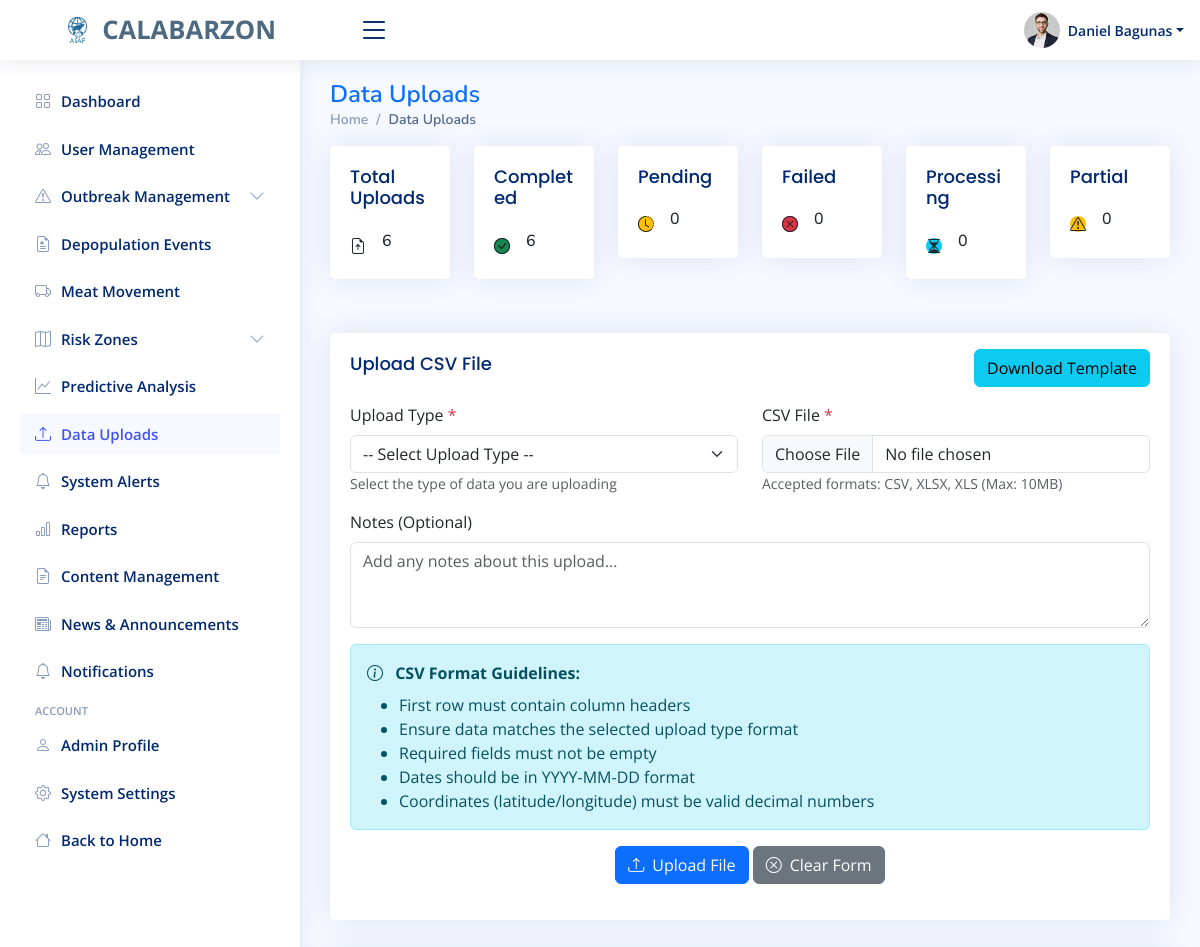
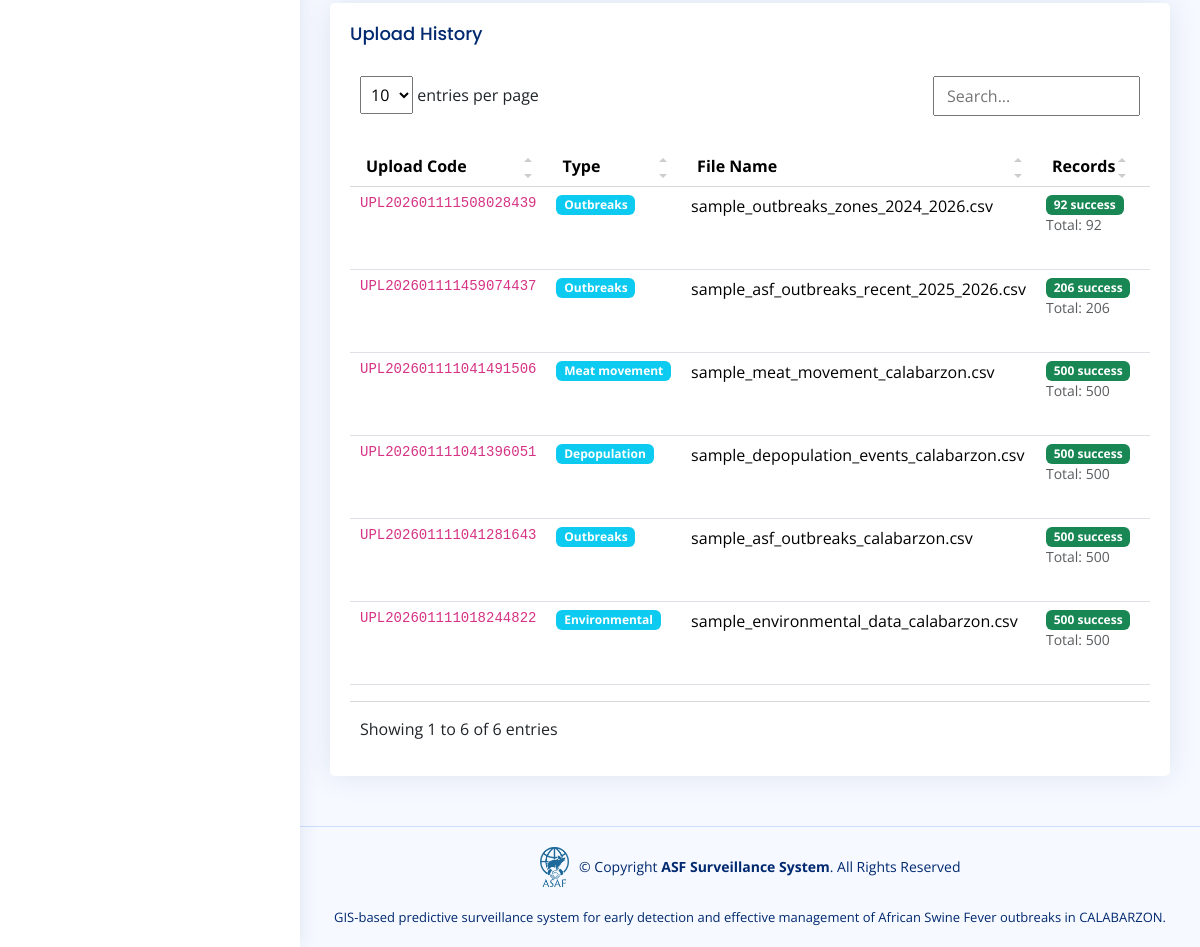
/admin/data-uploads.php (signed in), run on the app's committed database (2 pictures, top to bottom).
### tables this page shows
CREATE TABLE `data_uploads` (
  `id` int(11) NOT NULL,
  `upload_code` varchar(50) NOT NULL,
  `upload_type` enum('environmental','outbreaks','depopulation','meat_movement','combined') NOT NULL,
  `file_name` varchar(255) NOT NULL,
  `file_path` varchar(500) NOT NULL,
  `file_size` int(11) NOT NULL,
  `file_type` varchar(50) NOT NULL,
  `total_records` int(11) DEFAULT 0,
  `successful_records` int(11) DEFAULT 0,
  `failed_records` int(11) DEFAULT 0,
  `validation_errors` longtext DEFAULT NULL CHECK (json_valid(`validation_errors`)),
  `status` enum('pending','processing','completed','failed','partially_completed') NOT NULL DEFAULT 'pending',
  `uploaded_by` int(11) NOT NULL,
  `processed_at` timestamp NULL DEFAULT NULL,
  `completed_at` timestamp NULL DEFAULT NULL,
  `notes` text DEFAULT NULL,
  `created_at` timestamp NOT NULL DEFAULT current_timestamp(),
  `updated_at` timestamp NOT NULL DEFAULT current_timestamp() ON UPDATE current_timestamp()
);

### admin/data-uploads.php (the view, shortened to what this page needs)
<?php
$database = new Database();
try {
    $pdo = $database->getConnection();
} catch (Exception $e) {
    die("Connection failed: " . $e->getMessage());
}
$uploadHistory = [];
try {
    $stmt = $pdo->prepare("SELECT du.*, ua.first_name, ua.last_name
                          FROM data_uploads du
                          LEFT JOIN user_accounts ua ON du.uploaded_by = ua.id
                          WHERE du.upload_type IN ('environmental', 'outbreaks', 'depopulation', 'meat_movement', 'combined')
                          ORDER BY du.created_at DESC
                          LIMIT 50");
    $stmt->execute();
    $uploadHistory = $stmt->fetchAll(PDO::FETCH_ASSOC);
} catch (Exception $e) {
    error_log("Error fetching upload history: " . $e->getMessage());
}
$uploadStats = [
    'total' => 0,
    'pending' => 0,
    'processing' => 0,
    'completed' => 0,
    'failed' => 0,
    'partially_completed' => 0
];
try {
    $stmt = $pdo->query("SELECT status, COUNT(*) as count FROM data_uploads WHERE upload_type IN ('environmental', 'outbreaks', 'depopulation', 'meat_movement', 'combined') GROUP BY status");
    $results = $stmt->fetchAll(PDO::FETCH_ASSOC);
    foreach ($results as $row) {
        $uploadStats['total'] += $row['count'];
        $uploadStats[$row['status']] = $row['count'];
    }
} catch (Exception $e) {
    error_log("Error fetching upload statistics: " . $e->getMessage());
}
include 'includes/head.php';
include 'includes/header.php';
include 'includes/sidebar.php';
?>
<main id="main" class="main">
  <div class="pagetitle">
    <h1>Data Uploads</h1>
    <nav>
      <ol class="breadcrumb">
        <li class="breadcrumb-item"><a href="index.php">Home</a></li>
        <li class="breadcrumb-item active">Data Uploads</li>
      </ol>
    </nav>
  </div>
  <section class="section">
    <div class="row">
      <div class="col-lg-12">
        <div class="row mb-4">
          <div class="col-xl-2 col-md-4">
            <div class="card info-card">
              <div class="card-body">
                <h5 class="card-title">Total Uploads</h5>
                <div class="d-flex align-items-center">
                  <div class="card-icon rounded-circle d-flex align-items-center justify-content-center">
                    <i class="bi bi-file-earmark-arrow-up"></i>
                  </div>
                  <div class="ps-3">
                    <h6><?php echo number_format($uploadStats['total']); ?></h6>
                  </div>
                </div>
              </div>
            </div>
          </div>
          <div class="col-xl-2 col-md-4">
            <div class="card info-card">
              <div class="card-body">
                <h5 class="card-title">Completed</h5>
                <div class="d-flex align-items-center">
                  <div class="card-icon rounded-circle d-flex align-items-center justify-content-center bg-success">
                    <i class="bi bi-check-circle"></i>
                  </div>
                  <div class="ps-3">
                    <h6><?php echo number_format($uploadStats['completed']); ?></h6>
                  </div>
                </div>
              </div>
            </div>
          </div>
          <div class="col-xl-2 col-md-4">
            <div class="card info-card">
              <div class="card-body">
                <h5 class="card-title">Pending</h5>
                <div class="d-flex align-items-center">
                  <div class="card-icon rounded-circle d-flex align-items-center justify-content-center bg-warning">
                    <i class="bi bi-clock-history"></i>
                  </div>
                  <div class="ps-3">
                    <h6><?php echo number_format($uploadStats['pending']); ?></h6>
                  </div>
                </div>
              </div>
            </div>
          </div>
          <div class="col-xl-2 col-md-4">
            <div class="card info-card">
              <div class="card-body">
                <h5 class="card-title">Failed</h5>
                <div class="d-flex align-items-center">
                  <div class="card-icon rounded-circle d-flex align-items-center justify-content-center bg-danger">
                    <i class="bi bi-x-circle"></i>
                  </div>
                  <div class="ps-3">
                    <h6><?php echo number_format($uploadStats['failed']); ?></h6>
                  </div>
                </div>
              </div>
            </div>
          </div>
          <div class="col-xl-2 col-md-4">
            <div class="card info-card">
              <div class="card-body">
                <h5 class="card-title">Processing</h5>
                <div class="d-flex align-items-center">
                  <div class="card-icon rounded-circle d-flex align-items-center justify-content-center bg-info">
                    <i class="bi bi-hourglass-split"></i>
                  </div>
                  <div class="ps-3">
                    <h6><?php echo number_format($uploadStats['processing']); ?></h6>
                  </div>
                </div>
              </div>
            </div>
          </div>
          <div class="col-xl-2 col-md-4">
            <div class="card info-card">
              <div class="card-body">
                <h5 class="card-title">Partial</h5>
                <div class="d-flex align-items-center">
                  <div class="card-icon rounded-circle d-flex align-items-center justify-content-center bg-warning">
                    <i class="bi bi-exclamation-triangle"></i>
                  </div>
                  <div class="ps-3">
                    <h6><?php echo number_format($uploadStats['partially_completed']); ?></h6>
                  </div>
                </div>
              </div>
            </div>
          </div>
        </div>
        <div class="card">
          <div class="card-body">
            <div class="d-flex justify-content-between">
                  <h5 class="card-title">Upload CSV File</h5>
                  <button type="button" class="btn btn-info my-3" onclick="downloadFile()">Download Template</button>
            </div>
            <form id="uploadForm" enctype="multipart/form-data">
              <div class="row mb-3">
                <div class="col-md-6">
                  <label for="uploadType" class="form-label">Upload Type <span class="text-danger">*</span></label>
                  <select class="form-select" id="uploadType" name="uploadType" required>
                    <option value="">-- Select Upload Type --</option>
                  </select>
                  <small class="text-muted">Select the type of data you are uploading</small>
                </div>
                <div class="col-md-6">
                  <label for="csvFile" class="form-label">CSV File <span class="text-danger">*</span></label>
                  <input type="file" class="form-control" id="csvFile" name="csvFile" accept=".csv,.xlsx,.xls" required>
                  <small class="text-muted">Accepted formats: CSV, XLSX, XLS (Max: 10MB)</small>
                </div>
              </div>
              <div class="row mb-3">
                <div class="col-md-12">
                  <label for="notes" class="form-label">Notes (Optional)</label>
                  <textarea class="form-control" id="notes" name="notes" rows="3" placeholder="Add any notes about this upload..."></textarea>
                </div>
              </div>
              <div class="mb-3">
                <div class="alert alert-info">
                  <i class="bi bi-info-circle me-2"></i>
                  <strong>CSV Format Guidelines:</strong>
                  <ul class="mb-0 mt-2">
                    <li>First row must contain column headers</li>
                    <li>Ensure data matches the selected upload type format</li>
                    <li>Required fields must not be empty</li>
                    <li>Dates should be in YYYY-MM-DD format</li>
                    <li>Coordinates (latitude/longitude) must be valid decimal numbers</li>
                  </ul>
                </div>
              </div>
              <div class="text-center">
                <button type="submit" class="btn btn-primary">
                  <i class="bi bi-upload me-2"></i>Upload File
                </button>
                <button type="button" class="btn btn-secondary" onclick="document.getElementById('uploadForm').reset();">
                  <i class="bi bi-x-circle me-2"></i>Clear Form
                </button>
              </div>
            </form>
          </div>
        </div>
        <div class="card">
          <div class="card-body">
            <h5 class="card-title">Upload History</h5>
            <?php if (empty($uploadHistory)): ?>
              <div class="text-center py-5">
                <i class="bi bi-inbox" style="font-size: 3rem; color: #dee2e6;"></i>
                <h5 class="mt-3">No uploads yet</h5>
                <p class="text-muted">Upload your first CSV file to get started</p>
              </div>
            <?php else: ?>
              <div class="table-responsive">
                <table class="table table-hover" id="uploadsTable">
                  <thead>
                    <tr>
                      <th>Upload Code</th>
                      <th>Type</th>
                      <th>File Name</th>
                      <th>Records</th>
                      <th>Status</th>
                    </tr>
                  </thead>
                  <tbody>
                    <?php foreach ($uploadHistory as $upload): ?>
                      <tr>
                        <td><code><?php echo htmlspecialchars($upload['upload_code']); ?></code></td>
                        <td>
                          <span class="badge bg-info">
                            <?php echo ucfirst(str_replace('_', ' ', $upload['upload_type'])); ?>
                          </span>
                        </td>
                        <td><?php echo htmlspecialchars($upload['file_name']); ?></td>
                        <td>
                          <span class="badge bg-success"><?php echo number_format($upload['successful_records']); ?> success</span>
                          <small class="text-muted d-block">Total: <?php echo number_format($upload['total_records']); ?></small>
                        </td>
                        <td>
                        </td>
                      </tr>
                    <?php endforeach; ?>
                  </tbody>
                </table>
              </div>
            <?php endif; ?>
          </div>
        </div>
      </div>
    </div>
  </section>
</main>
<?php include 'includes/footer.php'; ?>

### data on the page
data_uploads: upload_code "UPL202601111508028439", upload_type "Outbreaks", file_name "sample_outbreaks_zones_2024_2026.csv", successful_records "92", total_records "92"
data_uploads: upload_code "UPL202601111459074437", upload_type "Outbreaks", file_name "sample_asf_outbreaks_recent_2025_2026.csv", successful_records "206", total_records "206"
data_uploads: upload_code "UPL202601111041491506", upload_type "Meat movement", file_name "sample_meat_movement_calabarzon.csv", successful_records "500", total_records "500"
data_uploads: upload_code "UPL202601111041396051", upload_type "Depopulation", file_name "sample_depopulation_events_calabarzon.csv", successful_records "500", total_records "500"
data_uploads: upload_code "UPL202601111041281643", upload_type "Outbreaks", file_name "sample_asf_outbreaks_calabarzon.csv", successful_records "500", total_records "500"
data_uploads: upload_code "UPL202601111018244822", upload_type "Environmental", file_name "sample_environmental_data_calabarzon.csv", successful_records "500", total_records "500"

### other printed values
$currentUser['name'] "Daniel Bagunas"
$uploadStats['total'] "6"
$uploadStats['completed'] "6"
$uploadStats['pending'] "0"
$uploadStats['failed'] "0"
$uploadStats['processing'] "0"
$uploadStats['partially_completed'] "0"
